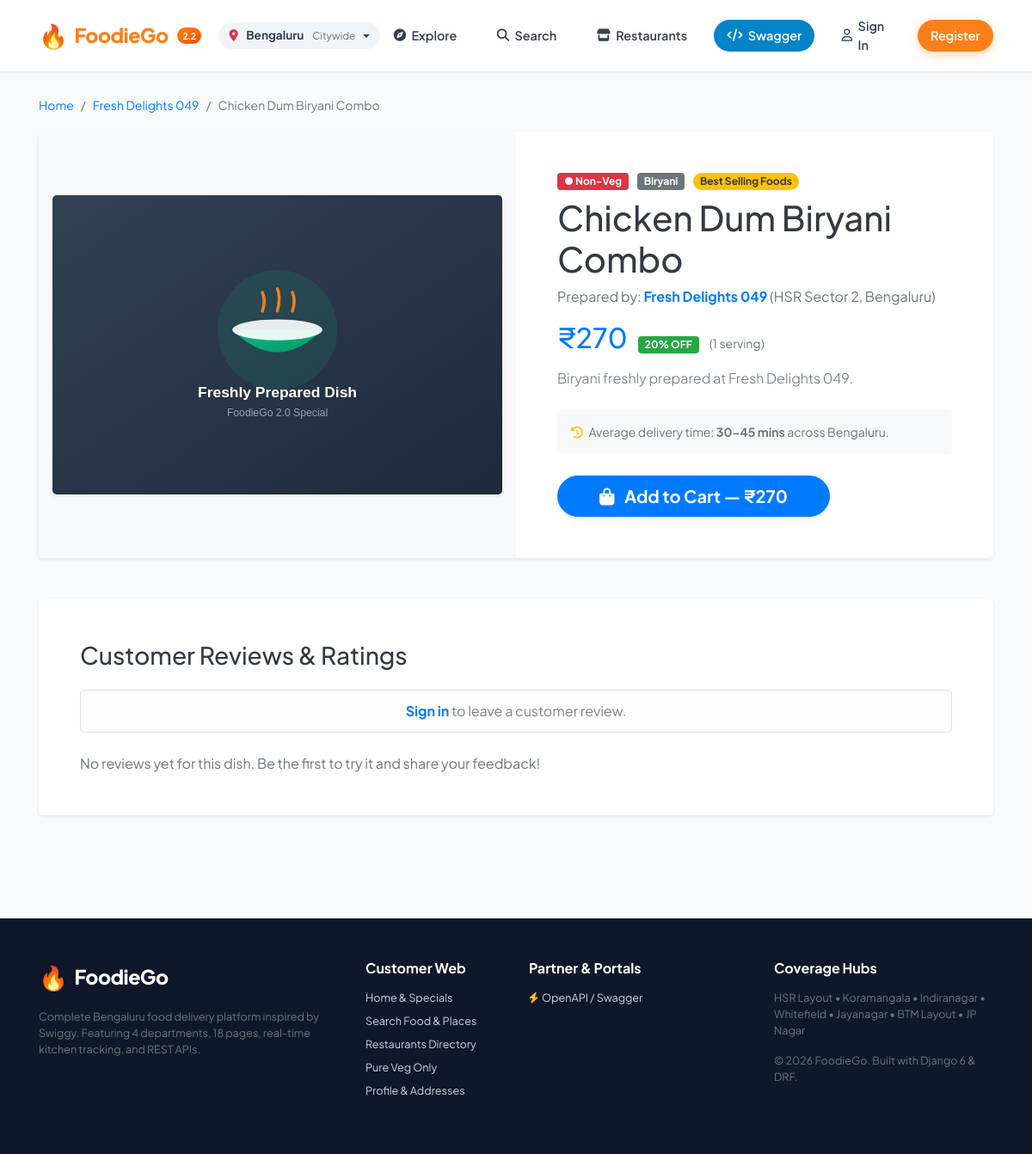
The page /dishes/chicken-dum-biryani-combo-49/ on the database its author committed.
### main/models.py (models this page shows, shortened)
class Item(models.Model):
    LABELS = (
        ('Best Selling Foods', 'Best Selling Foods'),
        ('New Food', 'New Food'),
        ('Spicy Foods🔥', 'Spicy Foods🔥'),
    )
    LABEL_COLOUR = (
        ('danger', 'danger'),
        ('success', 'success'),
        ('primary', 'primary'),
        ('info', 'info'),
        ('warning', 'warning'),
    )
    restaurant = models.ForeignKey(Restaurant, on_delete=models.CASCADE, related_name='menu_items', null=True, blank=True)
    title = models.CharField(max_length=200)
    description = models.TextField(blank=True, default='')
    price = models.FloatField()
    pieces = models.IntegerField(default=6)
    instructions = models.CharField(max_length=250, default="Available")
    image = models.ImageField(default='default.png', upload_to='images/', blank=True)
    labels = models.CharField(max_length=50, choices=LABELS, blank=True)
    label_colour = models.CharField(max_length=20, choices=LABEL_COLOUR, blank=True)
    slug = models.SlugField(max_length=250, default="foods")
    created_by = models.ForeignKey(User, on_delete=models.CASCADE, null=True, blank=True)
    category = models.CharField(max_length=100, default='Main Course', blank=True, db_index=True)
    is_veg = models.BooleanField(default=True)
    rating = models.FloatField(default=4.0)
    is_available = models.BooleanField(default=True)
    discount_percent = models.IntegerField(default=0)
    food_image_url = models.URLField(max_length=500, blank=True, default='')
    offer_label = models.CharField(max_length=100, blank=True, default='')
    demo_id = models.IntegerField(unique=True, null=True, blank=True, db_index=True)
    data_type = models.CharField(max_length=50, default='USER_CREATED')
    class Meta:
        ordering = ['-rating', 'title']
        verbose_name = 'Menu Item'
        verbose_name_plural = 'Menu Items'
    @property
    def get_display_image(self):
        if self.food_image_url and self.food_image_url.strip():
            return self.food_image_url

class Restaurant(models.Model):
    owner = models.ForeignKey(User, on_delete=models.SET_NULL, null=True, blank=True, related_name='owned_restaurants')
    demo_id = models.IntegerField(unique=True, null=True, blank=True, db_index=True)
    name = models.CharField(max_length=200)
    slug = models.SlugField(max_length=250, unique=True)
    area = models.CharField(max_length=150, db_index=True)
    city = models.CharField(max_length=100, default='Bengaluru')
    state = models.CharField(max_length=100, default='Karnataka')
    cuisine = models.CharField(max_length=150, db_index=True)
    rating = models.FloatField(default=4.0)
    rating_count = models.IntegerField(default=0)
    average_cost_for_two = models.FloatField(default=300.0)
    estimated_delivery_minutes = models.IntegerField(default=30)
    delivery_fee = models.FloatField(default=0.0)
    latitude = models.FloatField(null=True, blank=True)
    longitude = models.FloatField(null=True, blank=True)
    is_open = models.BooleanField(default=True)
    opening_time = models.CharField(max_length=20, default='08:00 AM')
    closing_time = models.CharField(max_length=20, default='11:00 PM')
    contact_phone = models.CharField(max_length=30, blank=True, default='+91 80 2345 6789')
    address_details = models.TextField(blank=True, default='')
    is_approved = models.BooleanField(default=True)
    image_url = models.URLField(max_length=500, blank=True, default='')
    image = models.ImageField(upload_to='restaurant_images/', blank=True, null=True)
    data_type = models.CharField(max_length=50, default='SYNTHETIC_DEMO')
    created_at = models.DateTimeField(default=timezone.now)
    class Meta:
        ordering = ['-rating', 'name']
        verbose_name = 'Restaurant'
        verbose_name_plural = 'Restaurants'

### main/views.py (the view)
# urls.py: path('dishes/<slug:slug>/', views.menuDetail, name='dishes'),
def menuDetail(request, slug):
    item = get_object_or_404(Item, slug=slug)
    reviews = Reviews.objects.filter(item=item).order_by('-posted_on')[:10]
    related_items = Item.objects.filter(category=item.category).exclude(id=item.id)[:4]
    context = {
        'item': item,
        'reviews': reviews,
        'related_items': related_items,
    }
    return render(request, 'main/dishes.html', context)

### main/context_processors.py (called while the page is built, shortened)
def cart_context(request):
    return {
        'cart_count': 0,
        'current_user_role': 'GUEST',
        'user_restaurant': None,
        'is_restaurant_role': False,
        'is_delivery_role': False,
        'is_admin_role': False,
    }

### main/templates/main/dishes.html (shortened to what this page needs)
{% extends "main/layout.html" %}
{% load static %}
{% block content %}
<div class="container py-4">
    <nav aria-label="breadcrumb">
        <ol class="breadcrumb bg-transparent px-0 py-1 small">
            <li class="breadcrumb-item"><a href="{% url 'main:home' %}">Home</a></li>
            {% if item.restaurant %}
                <li class="breadcrumb-item"><a href="{% url 'main:restaurant_detail' item.restaurant.slug %}">{{ item.restaurant.name }}</a></li>
            {% endif %}
            <li class="breadcrumb-item active" aria-current="page">{{ item.title }}</li>
        </ol>
    </nav>
    <div class="card border-0 shadow-sm rounded-lg overflow-hidden mb-5">
        <div class="row no-gutters">
            <div class="col-md-6 bg-light d-flex align-items-center justify-content-center p-3">
                <img src="{{ item.get_display_image }}"
                     onerror="this.onerror=null; this.src='{% static 'images/fallback_food.svg' %}';"
                     alt="{{ item.title }}"
                     class="img-fluid rounded-lg shadow-sm"
                     style="max-height: 420px; width: 100%; object-fit: cover;">
            </div>
            <div class="col-md-6 p-4 p-lg-5 d-flex flex-column justify-content-between">
                <div>
                    <div class="d-flex align-items-center gap-2 mb-2" style="gap: 0.6rem;">
                        {% if item.is_veg %}
                            <span class="badge badge-success px-2 py-1"><i class="fa-solid fa-leaf mr-1"></i> Pure Veg</span>
                        {% else %}
                            <span class="badge badge-danger px-2 py-1">● Non-Veg</span>
                        {% endif %}
                        <span class="badge badge-secondary px-2 py-1">{{ item.category }}</span>
                        {% if item.labels %}
                            <span class="badge badge-pill badge-warning text-dark px-2 py-1">{{ item.labels }}</span>
                        {% endif %}
                    </div>
                    <h1 class="font-weight-extrabold text-dark mb-2">{{ item.title }}</h1>
                    {% if item.restaurant %}
                        <p class="text-muted mb-3 font-weight-medium">
                            Prepared by: <a href="{% url 'main:restaurant_detail' item.restaurant.slug %}" class="text-primary font-weight-bold">{{ item.restaurant.name }}</a>
                            ({{ item.restaurant.area }}, Bengaluru)
                        </p>
                    {% endif %}
                    <div class="d-flex align-items-baseline mb-3" style="gap: 0.75rem;">
                        <span class="h2 font-weight-extrabold text-primary mb-0">₹{{ item.price|floatformat:0 }}</span>
                        {% if item.discount_percent > 0 %}
                            <span class="badge badge-success px-2 py-1 font-weight-bold">{{ item.discount_percent }}% OFF</span>
                        {% endif %}
                        <span class="text-muted small">({{ item.pieces }} serving{% if item.pieces > 1 %}s{% endif %})</span>
                    </div>
                    <p class="text-muted mb-4 lead" style="font-size: 1rem;">{{ item.description }}</p>
                    <div class="p-3 bg-light rounded-lg mb-4 small text-muted">
                        <i class="fa-solid fa-clock-rotate-left text-warning mr-1"></i>
                        <span>Average delivery time: <strong>30-45 mins</strong> across Bengaluru.</span>
                    </div>
                </div>
                <div>
                    <a href="{% url 'main:add-to-cart' item.slug %}" class="btn btn-primary btn-lg font-weight-bold rounded-pill px-5 shadow-sm" id="dishAddToCartBtn">
                        <i class="fa-solid fa-bag-shopping mr-2"></i> Add to Cart — ₹{{ item.price|floatformat:0 }}
                    </a>
                </div>
            </div>
        </div>
    </div>
    <div class="card border-0 shadow-sm rounded-lg p-4 p-md-5 mb-5">
        <h3 class="font-weight-extrabold text-dark mb-4">Customer Reviews & Ratings</h3>
        {% if user.is_authenticated %}
            <form action="{% url 'main:add_reviews' %}" method="post" class="mb-5 p-3 bg-light rounded-lg">
                {% csrf_token %}
                <input type="hidden" name="rslug" value="{{ item.slug }}">
                <h6 class="font-weight-bold text-dark mb-2">Leave your rating for {{ item.title }}</h6>
                <div class="form-row align-items-center">
                    <div class="col-md-2 mb-2">
                        <select name="rating" class="form-control" required>
                            <option value="5">★★★★★ (5)</option>
                            <option value="4">★★★★☆ (4)</option>
                            <option value="3">★★★☆☆ (3)</option>
                            <option value="2">★★☆☆☆ (2)</option>
                            <option value="1">★☆☆☆☆ (1)</option>
                        </select>
                    </div>
                    <div class="col-md-8 mb-2">
                        <input type="text" name="review" class="form-control" placeholder="Share your thoughts on taste, portion, and delivery..." required>
                    </div>
                    <div class="col-md-2 mb-2">
                        <button type="submit" class="btn btn-dark btn-block font-weight-bold">
                            Post Review
                        </button>
                    </div>
                </div>
            </form>
        {% else %}
            <div class="alert alert-light border mb-4 text-center">
                <a href="{% url 'accounts:login' %}?next={{ request.get_full_path|urlencode }}" class="font-weight-bold text-primary">Sign in</a> to leave a customer review.
            </div>
        {% endif %}
        {% if reviews %}
            <div class="row">
                {% for rev in reviews %}
                    <div class="col-md-6 mb-3">
                        <div class="card border rounded-lg p-3 h-100">
                            <div class="d-flex justify-content-between align-items-center mb-2">
                                <strong class="text-dark"><i class="fa-regular fa-user mr-1 text-muted"></i> {{ rev.user.username }}</strong>
                                <span class="badge badge-success">
                                    <i class="fa-solid fa-star"></i> {{ rev.rating }}
                                </span>
                            </div>
                            <p class="text-muted small mb-2">{{ rev.review }}</p>
                            <div class="small text-muted text-right font-italic">{{ rev.posted_on }}</div>
                        </div>
                    </div>
                {% endfor %}
            </div>
        {% else %}
            <p class="text-muted mb-0">No reviews yet for this dish. Be the first to try it and share your feedback!</p>
        {% endif %}
    </div>
</div>
{% endblock %}

### main/static/main/foodiego.css (style rules this page uses)
:root { --primary: #fc8019; --primary-hover: #e06c07; --primary-light: #fff5ed; --secondary: #10b981; --secondary-light: #ecfdf5; --danger: #ef4444; --danger-light: #fef2f2; --dark: #0f172a; --slate-800: #1e293b; --slate-700: #334155; --slate-600: #475569; --slate-500: #64748b; --slate-300: #cbd5e1; --slate-100: #f1f5f9; --bg-page: #f8fafc; --card-bg: #ffffff; --border-color: #e2e8f0; --radius-sm: 8px; --radius-md: 14px; --radius-lg: 20px; --radius-full: 9999px; --shadow-sm: 0 1px 3px rgba(15, 23, 42, 0.06); --shadow-md: 0 8px 20px -4px rgba(15, 23, 42, 0.08), 0 4px 8px -2px rgba(15, 23, 42, 0.04); --shadow-lg: 0 20px 30px -8px rgba(15, 23, 42, 0.12), 0 8px 12px -4px rgba(15, 23, 42, 0.05); --transition: all 0.22s cubic-bezier(0.4, 0, 0.2, 1); }
* { box-sizing: border-box; margin: 0; padding: 0; }
body { font-family: 'Plus Jakarta Sans', -apple-system, BlinkMacSystemFont, 'Segoe UI', Roboto, sans-serif; background-color: var(--bg-page); color: var(--dark); line-height: 1.5; -webkit-font-smoothing: antialiased; }

### rows shown on the page
Item: restaurant.name "Fresh Delights 049", title "Chicken Dum Biryani Combo", category "Biryani", labels "Best Selling Foods", restaurant.area "HSR Sector 2", price "270", discount_percent "20", pieces "1", description "Biryani freshly prepared at Fresh Delights 049."
